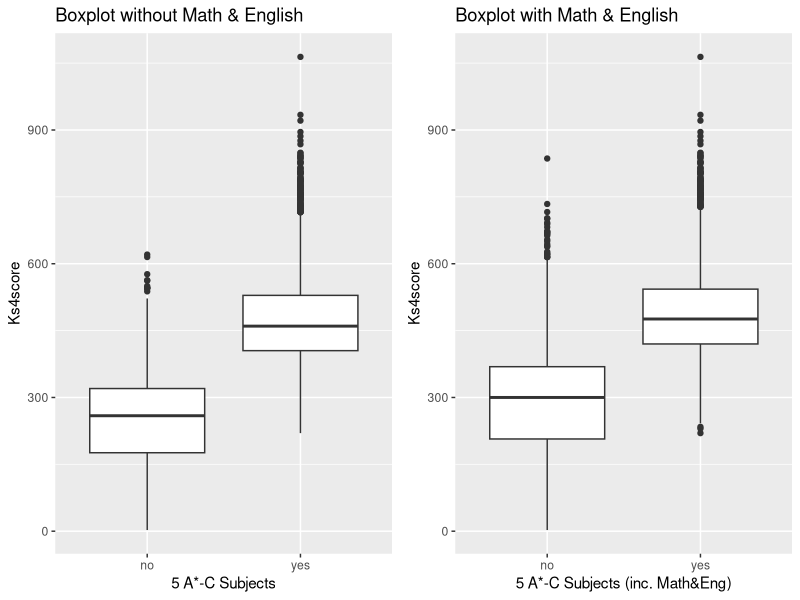
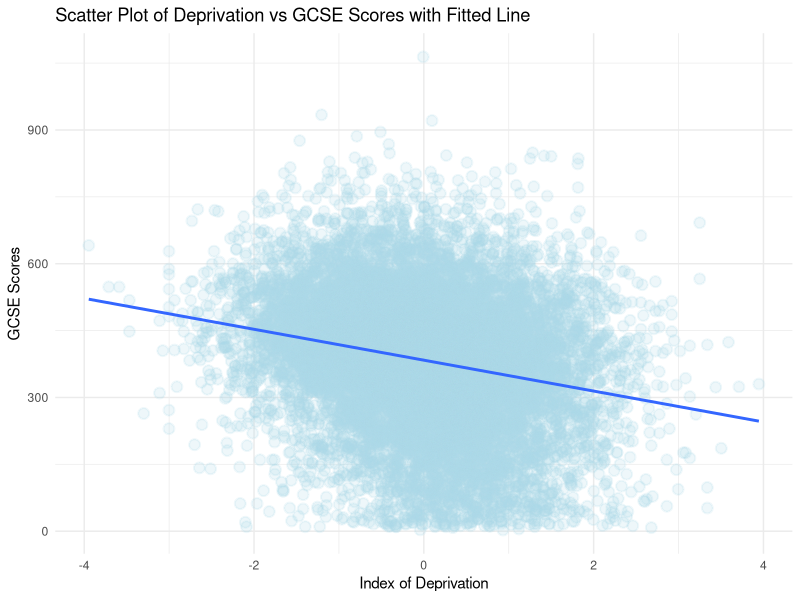
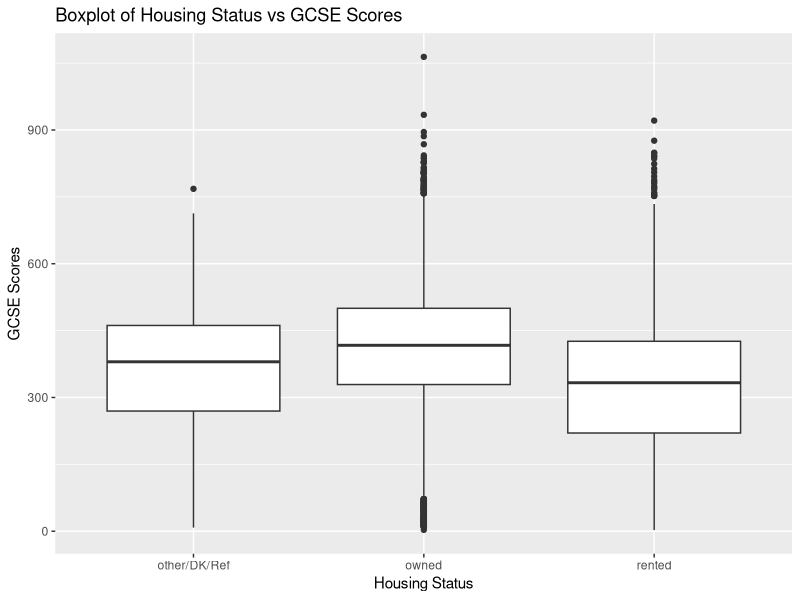
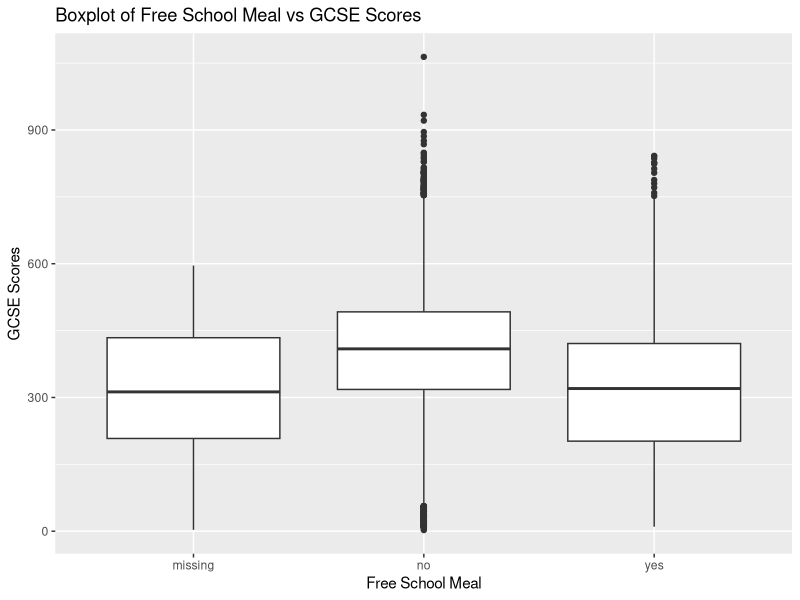
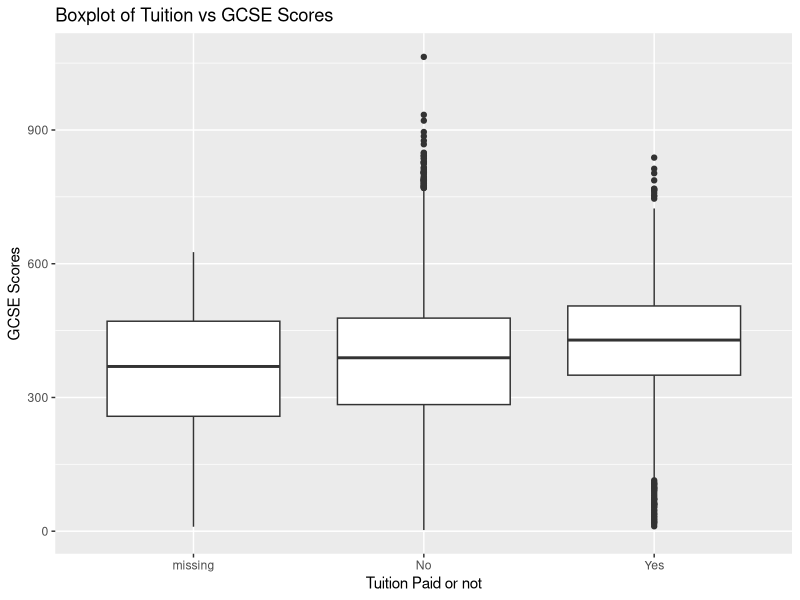
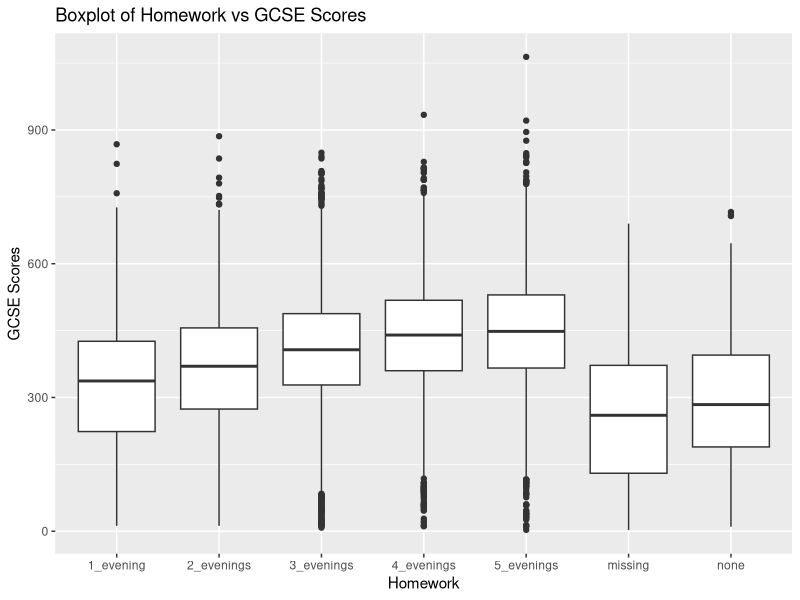
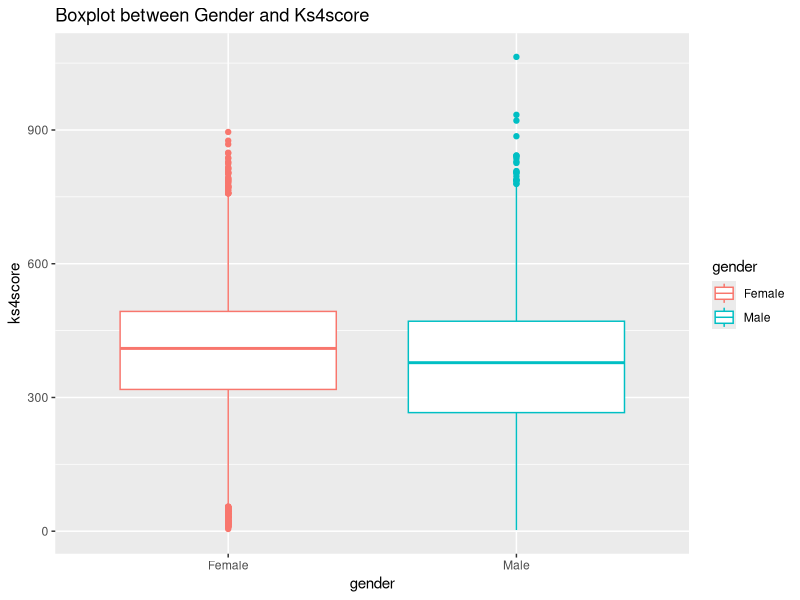
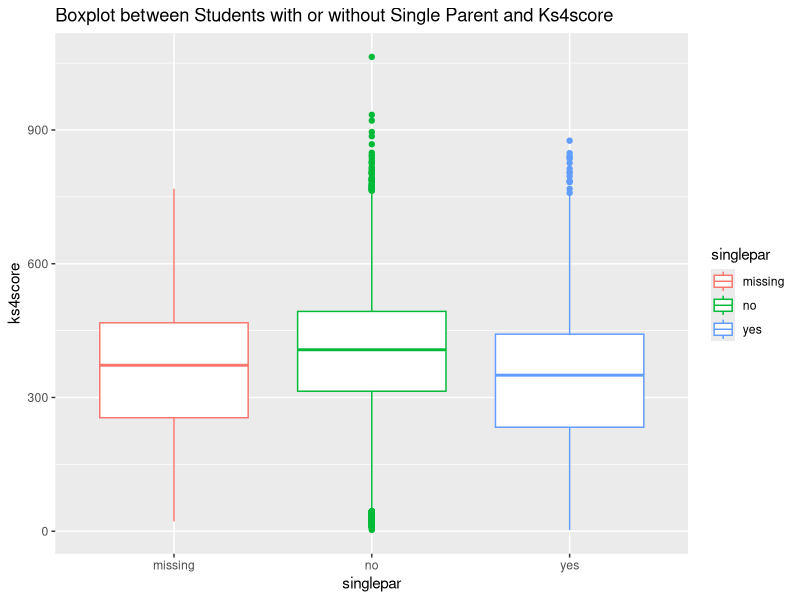

Here is the R script that generated these plots, in order:
## ---- chunk 1
# set up
library(dplyr)       
library(tidyr)      
library(readr)      
library(lubridate)
library(arm)
library(tidyselect)
library(ggplot2)
library(car)
library(gridExtra)
## ---- chunk 2
# Data Loading
data<-read.csv("data/RWNS_final.csv", header=TRUE,stringsAsFactors=TRUE)
## ---- chunk 3
head(data)
summary(data)
## ---- chunk 4
fiveac_g<-ggplot(data=data, aes(x=fiveac,y=ks4score)) +
  geom_boxplot() +
  labs(title="Boxplot without Math & English",
         x="5 A*-C Subjects",
         y="Ks4score")

fiveem_g<-ggplot(data=data, aes(x=fiveem,y=ks4score)) +
  geom_boxplot() +
  labs(title="Boxplot with Math & English",
         x="5 A*-C Subjects (inc. Math&Eng)",
         y="Ks4score")

grid.arrange(fiveac_g, fiveem_g, nrow=1)
## ---- chunk 5
IDACI_g<-ggplot(data, aes(x = IDACI_n, y = ks4score)) + 
  geom_point(alpha=0.2, size=3, color="lightblue", stroke=1) + 
  geom_smooth(method = "lm",  
              se = FALSE) + 
  theme_minimal() + 
  labs(title = "Scatter Plot of Deprivation vs GCSE Scores with Fitted Line",
       x = "Index of Deprivation",
       y = "GCSE Scores")

IDACI_g
## ---- chunk 6
# Simple linear regression model
IDACI_lm <- lm(ks4score ~ IDACI_n, data = data)
summary(IDACI_lm)
## ---- chunk 7
ks4score.lm.1<-lm(ks4score~IDACI_n+fsm+house+computer+tuition,
               data=data)
car::vif(ks4score.lm.1)
## ---- chunk 8
# Simple linear regression model for tuition
tuition_lm <- lm(ks4score ~ tuition, data = data)
summary(tuition_lm)
## ---- chunk 9
house_g<-ggplot(data=data, aes(x=house,y=ks4score)) +
  geom_boxplot() +
  labs(title="Boxplot of Housing Status vs GCSE Scores",
         x="Housing Status",
         y="GCSE Scores")
house_g
## ---- chunk 10
fsm_g<-ggplot(data=data, aes(x=fsm,y=ks4score)) +
  geom_boxplot() +
  labs(title="Boxplot of Free School Meal vs GCSE Scores",
         x="Free School Meal",
         y="GCSE Scores")
fsm_g
## ---- chunk 11
ks4score.lm.2<-lm(ks4score~fsm+sen,
               data=data)
coef(ks4score.lm.2)
## ---- chunk 12
tuition_g<-ggplot(data=data, aes(x=tuition,y=ks4score)) +
  geom_boxplot() +
  labs(title="Boxplot of Tuition vs GCSE Scores",
         x="Tuition Paid or not",
         y="GCSE Scores")
tuition_g
## ---- chunk 13
homework_g<-ggplot(data=data, aes(x=homework,y=ks4score)) +
  geom_boxplot() +
  labs(title="Boxplot of Homework vs GCSE Scores",
         x="Homework",
         y="GCSE Scores")
homework_g
## ---- chunk 14
## gender: no clear relationship between gender and ks4score
ggplot(data, aes(x=gender,y=ks4score, color=gender)) + geom_boxplot() + labs(title = 'Boxplot between Gender and Ks4score')
## ---- chunk 15
ggplot(data, aes(x=singlepar,y=ks4score, color=singlepar)) + geom_boxplot() + labs(title = 'Boxplot between Students with or without Single Parent and Ks4score')
## ---- chunk 16
# Simple linear regression model for singlepar
singlepar_lm <- lm(ks4score ~ singlepar, data = data)
summary(singlepar_lm)
## ---- chunk 17
ggplot(data, aes(x=reorder(attitude, ks4score, median),y=ks4score, color=attitude)) + geom_boxplot() + labs(title = 'Boxplot between Attitude and Ks4score')
## ---- chunk 18
# Simple linear regression model for attitude
attitude_lm <- lm(ks4score ~ attitude, data = data)
summary(attitude_lm)
## ---- chunk 19
ggplot(data, aes(x=FSMband,y=ks4score, color=FSMband)) + geom_boxplot()
## ---- chunk 20
ggplot(data, aes(x=reorder(hiquamum, ks4score, median),y=ks4score, color=hiquamum)) + geom_boxplot() + theme(axis.text.x = element_text(angle = 90, vjust = 0.5, hjust=1))
## ---- chunk 21
# select subset of data for k3 variable
data_k3 <- data[c("ks4score","k3en", "k3ma", "k3sc")]
# tidy up the data for ggplot
tidydata_k3 <- data_k3 %>%
  pivot_longer(cols = -"ks4score", names_to="k3", values_to="level")
tidydata_k3
ggplot(tidydata_k3, aes(x=k3,y=ks4score, color=k3)) + geom_boxplot()
## ---- chunk 22
ggplot(data, aes(x=exclude,y=ks4score, color=exclude)) + geom_boxplot() + labs(title = 'Boxplot between exclude and Ks4score')
## ---- chunk 23
ggplot(data, aes(x=truancy,y=ks4score, color=truancy)) + geom_boxplot() + labs(title = 'Boxplot between truancy and Ks4score')
## ---- chunk 24
ggplot(data, aes(x=absent,y=ks4score, color=absent)) + geom_boxplot() + labs(title = 'Boxplot between absent and Ks4score')
## ---- chunk 25
# Simple linear regression model for absent, exclude, and truancy
absent_lm <- lm(ks4score ~ absent+exclude+truancy, data = data)
summary(absent_lm)
## ---- chunk 26
ggplot(data, aes(x=reorder(SECshort, ks4score, median),y=ks4score, color=SECshort)) + geom_boxplot() + labs(title = 'Boxplot between SECshort and Ks4score') + theme(axis.text.x = element_text(angle = 90, vjust = 0.5, hjust=1))
## ---- chunk 27
ggplot(data, aes(x=parasp,y=ks4score, fill=pupasp)) + geom_boxplot() + labs(title = 'Boxplot between parasp, pupasp, and Ks4score')
## ---- chunk 28
# Simple linear regression model for parasp and pupasp
pasp_lm <- lm(ks4score ~ parasp*pupasp, data = data)
summary(pasp_lm)
